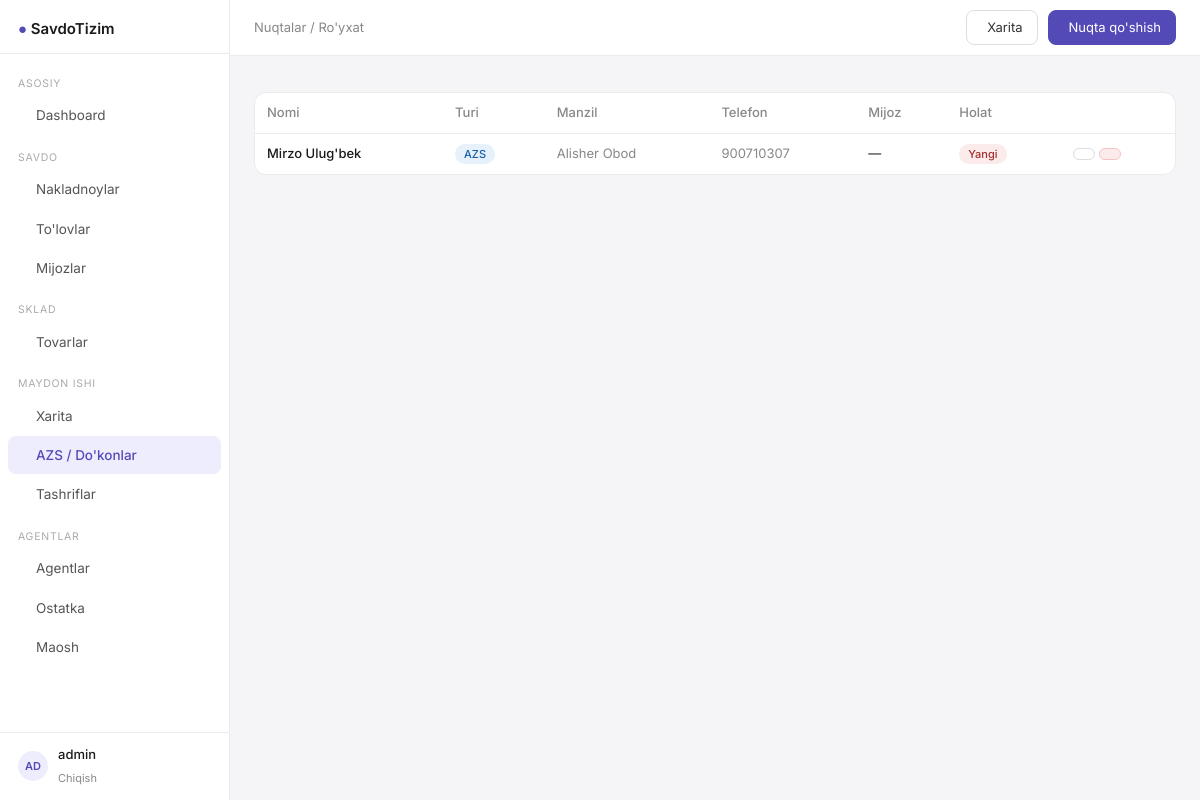
Page /points/ (signed in) on the committed database.
### apps/models.py (models this page shows, shortened)
class User(AbstractUser):
    pass

class PointOfInterest(Model):
    class Kind(TextChoices):
        AZS = 'azs', "AZS (yoqilg'i shaxobchasi)"
        AVTO_DUKON = 'avto_dukon', "Avto-do'kon"
    name = CharField(max_length=255, help_text="Masalan: 'Quvonchli AZS-4'")
    kind = CharField(max_length=20, choices=Kind.choices, default=Kind.AZS)
    latitude = FloatField()
    longitude = FloatField()
    address = CharField(max_length=255, blank=True)
    phone = CharField(max_length=20, blank=True)
    cliente = ForeignKey(
        'Cliente', on_delete=SET_NULL, null=True, blank=True,
        related_name='points_of_interest',
        help_text="Agar shartnoma qilingan bo'lsa, mos mijoz yozuvi"
    )
    is_active = BooleanField(default=True)
    date_created = DateTimeField(auto_now_add=True)
    @property
    def has_contract(self):
        return self.cliente is not None
    class Meta:
        verbose_name = "Nuqta (AZS/Do'kon)"
        verbose_name_plural = "Nuqtalar (AZS/Do'konlar)"
        ordering = ['name']

### apps/views.py (the view)
# urls.py: path('points/', views.point_list, name='point_list'),
@login_required
def point_list(request):
    points = PointOfInterest.objects.filter(is_active=True).select_related('cliente')
    return render(request, 'points/list.html', {'points': points})

### templates/points/list.html (shortened to what this page needs)
{% extends "base.html" %}
{% block breadcrumb %}Nuqtalar / Ro'yxat{% endblock %}
{% block topbar_actions %}
    <a href="{% url 'point_map' %}" class="btn"> Xarita</a>
    <a href="{% url 'point_create' %}" class="btn btn-primary"> Nuqta qo'shish</a>
{% endblock %}
{% block content %}
    <div class="card">
        <table class="table-base">
            <thead>
            <tr>
                <th>Nomi</th>
                <th>Turi</th>
                <th>Manzil</th>
                <th>Telefon</th>
                <th>Mijoz</th>
                <th>Holat</th>
                <th></th>
            </tr>
            </thead>
            <tbody>
            {% for p in points %}
                <tr>
                    <td style="font-weight:500;">{{ p.name }}</td>
                    <td>
                        {% if p.kind == 'azs' %}<span class="badge badge-blue">AZS</span>
                        {% else %}<span class="badge badge-purple">Avto-do'kon</span>{% endif %}
                    </td>
                    <td style="color:#888;">{{ p.address|default:"—" }}</td>
                    <td style="color:#888;">{{ p.phone|default:"—" }}</td>
                    <td>
                        {% if p.cliente %}
                            <a href="{% url 'cliente_detail' p.cliente.pk %}"
                               style="color:#534AB7; text-decoration:none;">{{ p.cliente }}</a>
                        {% else %}—{% endif %}
                    </td>
                    <td>
                        {% if p.has_contract %}<span class="badge badge-green">Shartnoma bor</span>
                        {% else %}<span class="badge badge-red">Yangi</span>{% endif %}
                    </td>
                    <td>
                        <div style="display:flex; gap:4px;">
                            <a href="{% url 'point_update' p.pk %}" class="btn btn-sm"></a>
                            <a href="{% url 'point_delete' p.pk %}" class="btn btn-sm btn-danger"></a>
                        </div>
                    </td>
                </tr>
            {% empty %}
                <tr>
                    <td colspan="7" style="text-align:center; color:#aaa; padding:32px;">Nuqta yo'q</td>
                </tr>
            {% endfor %}
            </tbody>
        </table>
    </div>
{% endblock %}

### templates/base.html (shortened to what this page needs)
<!DOCTYPE html>
<html lang="uz">
<head>
    <script src="https://cdn.tailwindcss.com"></script>
    <link rel="stylesheet" href="https://cdn.jsdelivr.net/npm/@tabler/icons-webfont@latest/tabler-icons.min.css"/>
</head>
<body>
<aside class="sidebar">
    <div style="padding:16px 18px 12px; border-bottom:1px solid #EBEBEB;">
    <span style="font-size:15px; font-weight:600;">
      <span style="color:#534AB7;">●</span> SavdoTizim
    </span>
    </div>
    <nav style="flex:1; padding:8px 0; overflow-y:auto;">
        <div class="nav-section">Asosiy</div>
        <a href="{% url 'dashboard' %}"
           class="nav-link {% if request.resolver_match.url_name == 'dashboard' %}active{% endif %}">
             Dashboard
        </a>
        <div class="nav-section">Savdo</div>
        <a href="{% url 'order_list' %}"
           class="nav-link {% if 'order' in request.resolver_match.url_name %}active{% endif %}">
             Nakladnoylar
        </a>
        <a href="{% url 'payment_list' %}"
           class="nav-link {% if 'payment' in request.resolver_match.url_name %}active{% endif %}">
             To'lovlar
        </a>
        <a href="{% url 'cliente_list' %}"
           class="nav-link {% if 'cliente' in request.resolver_match.url_name %}active{% endif %}">
             Mijozlar
        </a>
        <div class="nav-section">Sklad</div>
        <a href="{% url 'product_list' %}"
           class="nav-link {% if 'product' in request.resolver_match.url_name %}active{% endif %}">
             Tovarlar
        </a>
        <div class="nav-section">Maydon ishi</div>
        <a href="{% url 'point_map' %}"
           class="nav-link {% if request.resolver_match.url_name == 'point_map' %}active{% endif %}">
             Xarita
        </a>
        <a href="{% url 'point_list' %}"
           class="nav-link {% if request.resolver_match.url_name in 'point_list,point_create,point_update' %}active{% endif %}">
             AZS / Do'konlar
        </a>
        <a href="{% url 'visit_list' %}"
           class="nav-link {% if 'visit' in request.resolver_match.url_name %}active{% endif %}">
             Tashriflar
        </a>
        <div class="nav-section">Agentlar</div>
        <a href="{% url 'agent_list' %}"
           class="nav-link {% if request.resolver_match.url_name in 'agent_list,agent_detail' %}active{% endif %}">
             Agentlar
        </a>
        <a href="{% url 'agent_balance_list' %}"
           class="nav-link {% if 'balance' in request.resolver_match.url_name %}active{% endif %}">
             Ostatka
        </a>
        <a href="{% url 'salary_list' %}"
           class="nav-link {% if 'salary' in request.resolver_match.url_name %}active{% endif %}">
             Maosh
        </a>
    </nav>
    <div style="padding:12px 18px; border-top:1px solid #EBEBEB;">
        {% if user.is_authenticated %}
            <div style="display:flex; align-items:center; gap:10px;">
                <div class="avatar">{{ user.username|slice:":2"|upper }}</div>
                <div>
                    <div style="font-size:13px; font-weight:500;">{{ user.get_full_name|default:user.username }}</div>
                    <a href="{% url 'logout' %}" style="font-size:11px; color:#888; text-decoration:none;">Chiqish</a>
                </div>
            </div>
        {% endif %}
    </div>
</aside>
<div class="main-content">
    <header class="topbar" style="display:flex; align-items:center; justify-content:space-between; padding:0 24px;">
        <nav style="font-size:13px; color:#888;">
            {% block breadcrumb %}{% endblock %}
        </nav>
        <div style="display:flex; align-items:center; gap:10px;">
            {% block topbar_actions %}{% endblock %}
        </div>
    </header>
    <main style="padding:24px; flex:1;">
        {% block content %}{% endblock %}
    </main>
</div>
</body>
</html>

### templates/base.html (style rules this page uses)
* { box-sizing: border-box; }
body { font-family: 'Inter', sans-serif; background: #F5F5F7; color: #1a1a1a; }
.sidebar { width: 230px; min-height: 100vh; background: #fff; border-right: 1px solid #EBEBEB; position: fixed; top: 0; left: 0; bottom: 0; z-index: 40; display: flex; flex-direction: column; }
.main-content { margin-left: 230px; min-height: 100vh; display: flex; flex-direction: column; }
.topbar { height: 56px; background: #fff; border-bottom: 1px solid #EBEBEB; position: sticky; top: 0; z-index: 30; }
.nav-link { display: flex; align-items: center; gap: 10px; padding: 9px 18px; font-size: 13.5px; color: #555; border-radius: 8px; margin: 1px 8px; transition: background .12s, color .12s; text-decoration: none; }
.nav-link.active { background: #EEEDFE; color: #534AB7; font-weight: 500; }
.nav-section { font-size: 10.5px; color: #aaa; padding: 14px 18px 4px; text-transform: uppercase; letter-spacing: .07em; }
.badge { display: inline-flex; align-items: center; font-size: 11px; padding: 2px 9px; border-radius: 20px; font-weight: 500; }
.badge-red { background: #FCEBEB; color: #A32D2D; }
.badge-blue { background: #E6F1FB; color: #185FA5; }
.card { background: #fff; border: 1px solid #EBEBEB; border-radius: 12px; }
.table-base { width: 100%; border-collapse: collapse; font-size: 13px; }
.table-base th { text-align: left; padding: 10px 12px; color: #888; font-weight: 500; border-bottom: 1px solid #EBEBEB; white-space: nowrap; }
.table-base td { padding: 10px 12px; border-bottom: 1px solid #EBEBEB; vertical-align: middle; }
.table-base tr:last-child td { border-bottom: none; }
.btn { display: inline-flex; align-items: center; gap: 6px; padding: 7px 14px; font-size: 13px; border-radius: 8px; border: 1px solid #DDDDE3; background: #fff; cursor: pointer; color: #333; text-decoration: none; transition: background .12s; }
.btn-primary { background: #534AB7; color: #fff; border-color: #534AB7; }
.btn-danger { background: #FCEBEB; color: #A32D2D; border-color: #F7C1C1; }
.btn-sm { padding: 5px 10px; font-size: 12px; }
.avatar { width: 30px; height: 30px; border-radius: 50%; background: #EEEDFE; color: #534AB7; font-size: 11px; font-weight: 600; display: inline-flex; align-items: center; justify-content: center; flex-shrink: 0; }

### rows in the picture
User: username "AD", get_full_name "admin"
PointOfInterest: name "Mirzo Ulug'bek", kind "AZS", address "Alisher Obod", phone "900710307", shows "Yangi"
